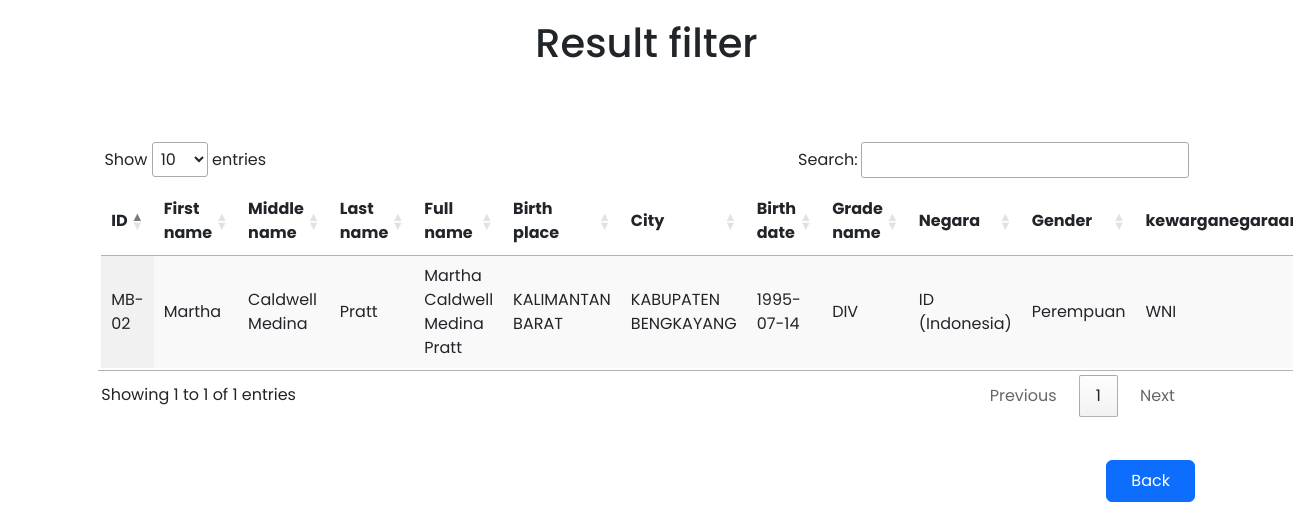
The page /filter_data_result.php?nik=MB-02 (signed in) on the database its author committed.
### tables this page shows
CREATE TABLE `hr_employee` (
  `id` int(11) NOT NULL,
  `nik` varchar(255) NOT NULL,
  `first_name` varchar(255) NOT NULL,
  `middle_name` varchar(255) NOT NULL,
  `last_name` varchar(255) NOT NULL,
  `birth_place` varchar(255) DEFAULT NULL,
  `regencies` varchar(255) NOT NULL,
  `birth_date` date NOT NULL,
  `grade_name` varchar(255) NOT NULL,
  `negara` varchar(255) NOT NULL,
  `gender` varchar(255) NOT NULL,
  `kewarganegaraan` varchar(255) NOT NULL,
  `gambar` varchar(255) DEFAULT NULL,
  `password` varchar(255) NOT NULL,
  `username` varchar(255) NOT NULL,
  `hr_name` varchar(255) NOT NULL,
  `email` varchar(255) DEFAULT NULL,
  `level` int(11) NOT NULL
);

CREATE TABLE `hr_provinces` (
  `id` char(2) NOT NULL,
  `name` varchar(255) NOT NULL
);

CREATE TABLE `hr_regencies` (
  `id` char(4) NOT NULL,
  `province_id` char(2) NOT NULL,
  `name` varchar(255) NOT NULL
);

CREATE TABLE `hr_position` (
  `position_id` int(11) NOT NULL,
  `position_name` varchar(255) NOT NULL,
  `position_level` varchar(255) NOT NULL,
  `parent_id` varchar(255) NOT NULL,
  `parent_path` varchar(255) NOT NULL
);

CREATE TABLE `hr_countries` (
  `name` varchar(100) NOT NULL,
  `abv` char(2) NOT NULL DEFAULT '' COMMENT 'ISO 3661-1 alpha-2',
  `abv3` char(3) DEFAULT NULL COMMENT 'ISO 3661-1 alpha-3',
  `abv3_alt` char(3) DEFAULT NULL,
  `code` char(3) DEFAULT NULL COMMENT 'ISO 3661-1 numeric',
  `slug` varchar(100) NOT NULL
);

### filter_data_result.php (the view, shortened to what this page needs)
<!DOCTYPE html>
<html lang="en">
<head>
    <link rel=" stylesheet" href="boostrapV5/bs5.css">
    <link rel="stylesheet" href="css/StylingFilter.css">
    <link rel="stylesheet" href="https://cdn.datatables.net/1.13.4/css/jquery.dataTables.css" />
</head>
<body>
    <div class="container">
        <div class="row">
            <div class="d-flex justify-content-center">
                <h1>
                    Result filter
                </h1>
            </div>
            <div class="col">
                <div class="data-table">
                    <table id="myTable" class="display responsive data-table">
                        <thead>
                            <tr>
                                <th>ID</th>
                                <th>First name</th>
                                <th>Middle name</th>
                                <th>Last name</th>
                                <th>Full name</th>
                                <th>Birth place</th>
                                <th>City</th>
                                <th>Birth date</th>
                                <th>Grade name</th>
                                <th>Negara</th>
                                <th>Gender</th>
                                <th>kewarganegaraan</th>
                            </tr>
                        </thead>
                        <tbody>
                            <?php
                            require_once 'koneksi.php';
                            $nik = $_GET['nik'];
                            $first_name = $_GET['first_name'];
                            $citizenship = $_GET['citizenship'];
                            $sql = "SELECT *, CONCAT(first_name, ' ', middle_name, ' ', last_name)
                            AS full_name, hr_provinces.name AS name_of_provinces, hr_employee.nik AS nik_of_employee,
                            hr_position.position_level AS position_level, hr_regencies.name AS name_of_city, hr_countries.name AS name_of_country
                            FROM hr_employee
                            JOIN hr_provinces ON hr_provinces.id = hr_employee.birth_place
                            JOIN hr_regencies ON hr_regencies.id = hr_employee.regencies
                            JOIN hr_position ON hr_position.position_id = hr_employee.grade_name
                            JOIN hr_countries ON hr_employee.negara = hr_countries.abv
                            ";
                            $filter = array();
                            if ($first_name !== "") {
                                $filter[] = "hr_employee.first_name LIKE '%$first_name%'";
                            }
                            if ($nik !== "") {
                                $filter[] = "hr_employee.nik LIKE '%$nik%'";
                            }
                            if ($citizenship !== "") {
                                $filter[] = "hr_employee.kewarganegaraan LIKE '%$citizenship%'";
                            }
                            if (count($filter) > 0) {
                                $sql .= " WHERE " . implode(" AND ", $filter);
                            }
                            $result = mysqli_query($koneksi, $sql);
                            if (mysqli_num_rows($result) > 0) {
                                while ($data = mysqli_fetch_assoc($result)) {
                            ?>
                                    <tr>
                                        <td><?php echo $data['nik'] ?></td>
                                        <td><?php echo $data['first_name'] ?></td>
                                        <td><?php echo $data['middle_name'] ?></td>
                                        <td><?php echo $data['last_name'] ?></td>
                                        <td><?php echo $data['full_name'] ?></td>
                                        <td><?php echo $data['name_of_provinces'] ?></td>
                                        <td><?php echo $data['name_of_city'] ?></td>
                                        <td><?php echo $data['birth_date'] ?></td>
                                        <td><?php echo $data['position_level'] ?></td>
                                        <td><?php echo $data['negara'] ?> (<?php echo $data['name_of_country'] ?>)</td>
                                        <td><?php echo $data['gender'] ?></td>
                                        <td><?php echo $data['kewarganegaraan'] ?></td>
                                    </tr>
                                <?php } ?>
                            <?php } ?>
                        </tbody>
                    </table>
                </div>
                <div class="d-flex justify-content-end button-back-result">
                    <a href="filter_data.php">
                        <button class="btn btn-primary">
                            Back
                        </button>
                    </a>
                </div>
            </div>
        </div>
    </div>
</body>
</html>

### css/StylingFilter.css (style rules this page uses)
* { margin: 0; padding: 0.2rem 0.2rem 0.1rem 0.2rem; box-sizing: border-box; font-family: 'Poppins', sans-serif; }
body { overflow-x: hidden; }
.container .row .col .data-table { margin-top: 3rem; }
.container .row .col .button-back-result { margin-top: 2rem; }
.container .row .col .button-back-result a button { padding: 0.5rem 1.5rem 0.5rem 1.5rem; }

### rows shown on the page
hr_employee: nik "MB-02", first_name "Martha", middle_name "Caldwell Medina", last_name "Pratt", full_name "Martha Caldwell Medina Pratt", hr_provinces.name "KALIMANTAN BARAT", hr_regencies.name "KABUPATEN BENGKAYANG", birth_date "1995-07-14", hr_position.position_level "DIV", negara "ID", hr_countries.name "Indonesia", gender "Perempuan", kewarganegaraan "WNI"
